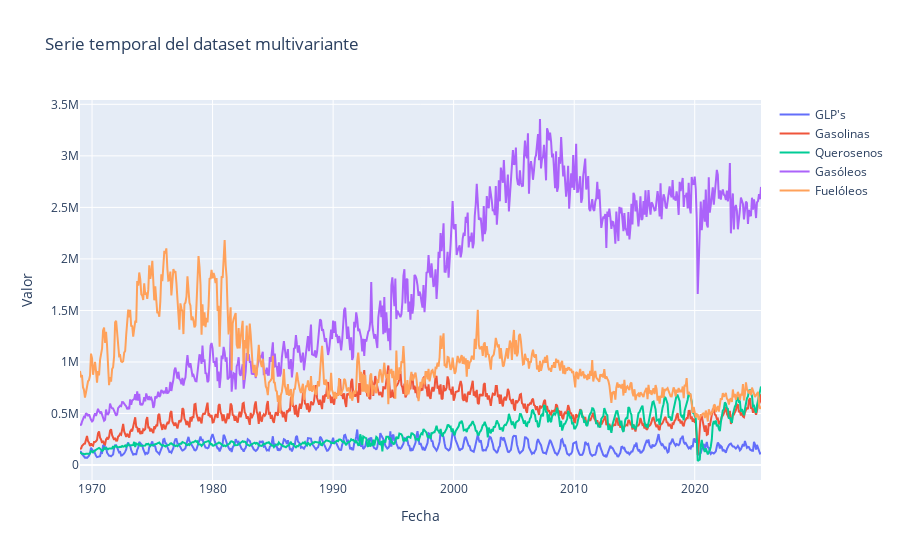

Source (notebook cell):
### Markdown cell above
Por los gráficos individuales, no se ve gran cosa, por lo que algo que particularmente me gusta hacer es ver todas las series temporales en un mismo gráfico mediante `plotly`, para mayor flexibilidad, es decir, posibilidad de hacer zoom, de seleccionar la serie/series que quiero visualizar etc, con el objetivo de ver si hay alguna relación entre ellas.

### Code cell
fig = go.Figure()
for col in df.columns:
    fig.add_trace(go.Scatter(x = df.index, y = df[col], mode='lines', name = col))
 

fig.update_layout(title='Serie temporal del dataset multivariante',
                  xaxis_title='Fecha',
                  yaxis_title='Valor',)
fig.write_image("../figures/multivariate_time_series_plotly.png")
fig.show()

### Figure 1 — Plotly figure (JSON) as saved in the notebook; plotly's stock layout.template omitted (floating-point values rounded to 4 significant figures; data arrays with more than 128 entries replaced by an {"elided": "..."} marker saying what was removed)
{"data": [{"mode": "lines", "name": "GLP's", "type": "scatter", "x": {"elided": "679 str values"}, "y": {"elided": "679 float values"}}, {"mode": "lines", "name": "Gasolinas", "type": "scatter", "x": {"elided": "679 str values"}, "y": {"elided": "679 float values"}}, {"mode": "lines", "name": "Querosenos", "type": "scatter", "x": {"elided": "679 str values"}, "y": {"elided": "679 float values"}}, {"mode": "lines", "name": "Gasóleos", "type": "scatter", "x": {"elided": "679 str values"}, "y": {"elided": "679 float values"}}, {"mode": "lines", "name": "Fuelóleos", "type": "scatter", "x": {"elided": "679 str values"}, "y": {"elided": "679 float values"}}], "layout": {"title": {"text": "Serie temporal del dataset multivariante"}, "xaxis": {"title": {"text": "Fecha"}}, "yaxis": {"title": {"text": "Valor"}}}}
